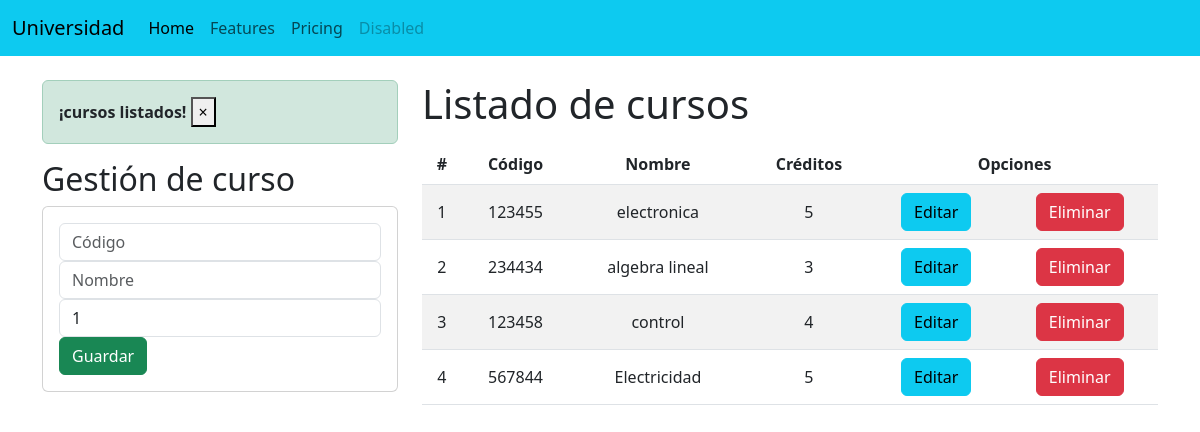
Before: / with the older database file.
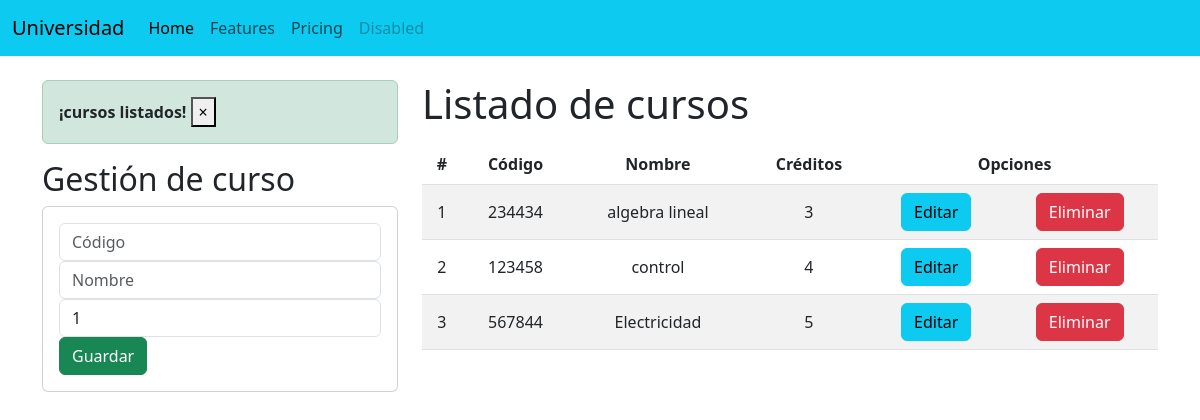
After: the same page with the newer database file.
### Academico/models.py (models this page shows, shortened)
class Curso(models.Model):
    codigo = models.CharField( primary_key=True , max_length=6 )
    nombre = models.CharField( max_length=50)
    creditos = models.PositiveSmallIntegerField()

### Academico/views.py (the view)
# urls.py: path('', views.home),
def home(request):
    cursosListados = Curso.objects.all()
    messages.success(request, '¡cursos listados!')
    return render(request, "gestionCursos.html", {"cursos":cursosListados})

### Academico/templates/gestionCursos.html (shortened to what this page needs)
{%  extends './base.html' %}
{% block body %}
<div class = "row">
    <div class = "col-sm-12 col-md-6 col-lg-4 col-xl-4">
        {% if messages %}
            {% for message in messages %}
                <div class="alert alert-dismissible alert-success">
                    <strong class="text-dark">{{ message }}</strong>
                    <button type="button" class="close" data-dismiss="alert" aria-label="Close">
                        <span aria-hidden="true">&times;</span>
                    </button>
                </div>
            {% endfor %}
        {% endif %}
        <h2>Gestión de curso</h2>
        <div class = "card">
            <div class="card-body">
                <form action="/registrarCurso/" method="POST">  {% csrf_token %}
                    <div class="form-group">
                        <input type="text" id="txtCodigo" name="txtCodigo" class="form-control" placeholder="Código"
                             minlength="6" maxlength="6" required>
                    </div>
                    <div class="form-group">
                        <input type="text" id="txtNombre" name="txtNombre" class="form-control" placeholder="Nombre"
                            maxlength="50" required>
                    </div>
                    <div class="form-group">
                        <input type="text" id="numCreditos" name="numCreditos" class="form-control"
                            min="1" max="9" value="1" required>
                    </div>
                    <div class="form-group">
                        <button type="submit" class="btn btn-success btn-block text-white">Guardar</button>
                    </div>
                </form>
            </div>
        </div>
    </div>
    <div class = "col-sm-12 col-md-6 col-lg-8 col-xl-8">
        <h1>Listado de cursos</h1>
        <div class = "table-responsive py-2">
            <table class = "table table-striped">
                <thead>
                    <tr>
                        <th>#</th>
                        <th>Código</th>
                        <th>Nombre</th>
                        <th>Créditos</th>
                        <th colspan="2">Opciones</th>
                    </tr>
                </thead>
                <tbody>
                    {% for curso in cursos %}
                        <tr>
                            <td>{{forloop.counter}}</td>
                            <td>{{curso.codigo}}</td>
                            <td>{{curso.nombre}}</td>
                            <td>{{curso.creditos}}</td>
                            <td><a href="edicionCurso/{{curso.codigo}}" class =  "btn btn-info">Editar</a></td>
                            <td><a href="eliminarCurso/{{curso.codigo}}" class =  "btn btn-danger btnEliminacion">Eliminar</a></td>
                        </tr>
                    {% endfor %}
                </tbody>
            </table>
        </div>
    </div>
</div>
{% endblock %}

### Academico/templates/base.html (shortened to what this page needs)
<!DOCTYPE html>
<html lang="en">
<head>
    {% load static %}
    <link href="https://cdn.jsdelivr.net/npm/bootstrap@5.3.0/dist/css/bootstrap.min.css" rel="stylesheet">
    <link rel="stylesheet" href={% static 'css/gestionCursos.css' %}></LINk>
</head>
<body>
    <nav class="navbar navbar-expand-lg bg-info">
        <div class="container-fluid">
          <a class="navbar-brand" href="#">Universidad</a>
          <div class="collapse navbar-collapse" id="navbarNav">
            <ul class="navbar-nav">
              <li class="nav-item">
                <a class="nav-link active" aria-current="page" href="#">Home</a>
              </li>
              <li class="nav-item">
                <a class="nav-link" href="#">Features</a>
              </li>
              <li class="nav-item">
                <a class="nav-link" href="#">Pricing</a>
              </li>
              <li class="nav-item">
                <a class="nav-link disabled">Disabled</a>
              </li>
            </ul>
          </div>
        </div>
    </nav>
    <div class = "container py-4">
        {% block body %}
        {% endblock %}
    </div>
</body>
</html>

### Academico/static/css/gestionCursos.css (style rules this page uses)
th,td { text-align: center; vertical-align: middle; }

Changed rows visible on the page:
removed Curso: codigo "123455", nombre "electronica", creditos "5"
